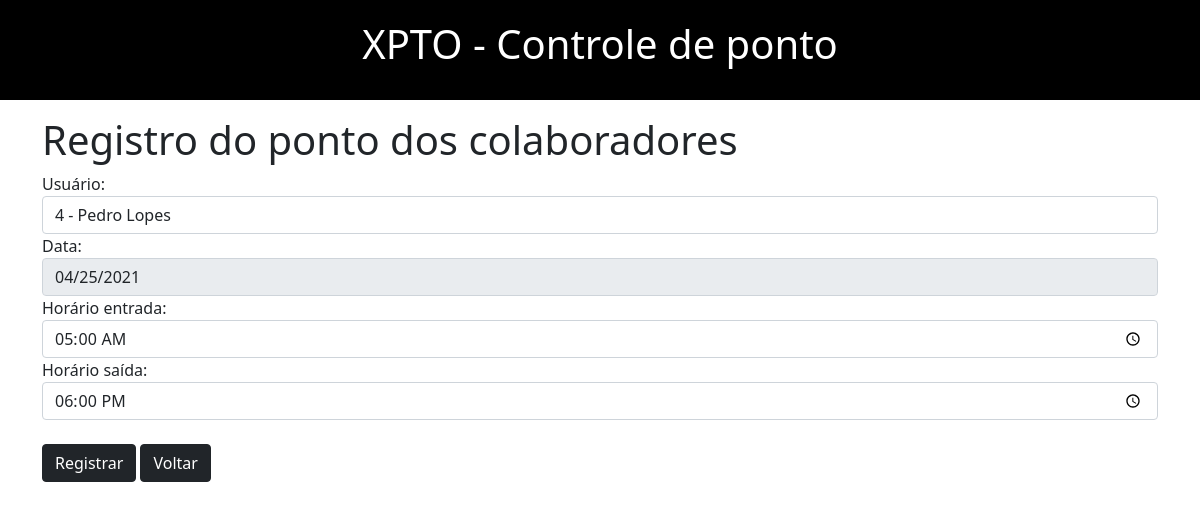
The page /editar.php?id=4 on the database its author committed.
### tables this page shows
CREATE TABLE `colaboradores` (
  `id` int(11) NOT NULL,
  `id_usuario` int(11) NOT NULL,
  `data` date NOT NULL,
  `horario_entrada` time NOT NULL,
  `horario_saida` time NOT NULL
);

### classes/Colaborador.php (called while the page is built, shortened)
<?php
require "Usuario.php";
class Colaborador {
    public function getPontoId($id){
        global $pdo;
        $sql = $pdo->prepare("SELECT a.*, b.nome FROM colaboradores a, usuarios b WHERE a.id_usuario = b.id AND a.id = :id");
        $sql->bindValue(":id", $id);
		$sql->execute();
		if($sql->rowCount() > 0) {
			$dados = $sql->fetchAll();
		}
		return $dados;
    }
}
?>

### editar.php (the view, shortened to what this page needs)
<?php
require 'pages/header.php';
require 'classes/Colaborador.php';
$colaborador = new Colaborador();
if(isset($_GET['id']) && !empty($_GET['id'])){
    $dados = $colaborador->getPontoId($_GET['id']);
}
?>
<div class="container mt-3">
    <h1>Registro do ponto dos colaboradores</h1>
    <form method="POST" enctype="multipart/form-data" id="form-editar-ponto">
        <div class="form-group">
            <label for="nome">Usuário:</label>
            <select name="nome" id="nome" class="form-control">
                <?php if(isset($dados)): ?>
                    <option id="id-ponto" value="<?php echo $dados[0]['id']; ?>"><?php echo $dados[0]['id'].' - '. utf8_encode($dados[0]['nome']); ?></option>
                <?php endif; ?>
            </select>
        </div>
        <div class="form-group">
            <label for="titulo">Data:</label>
            <input type="date" readonly value="<?= $dados[0]["data"]; ?>" name="data" id="data" class="form-control" />
        </div>
        <div class="form-group">
            <label for="titulo">Horário entrada:</label>
            <input type="time" value="<?= $dados[0]["horario_entrada"]; ?>" name="horario_entrada" id="horario_entrada" class="form-control" />
        </div>
        <div class="form-group">
            <label for="valor">Horário saída:</label>
            <input type="time" value="<?= $dados[0]["horario_saida"]; ?>" name="horario_saida" id="horario_saida" class="form-control" />
        </div>
        <br>
        <input type="submit" value="Registrar" class="btn btn-dark" />
        <a href="relatorio-ponto.php" class="btn btn-dark">Voltar</a>
    </form>
</div>
<?php require 'pages/footer.php'; ?>

### rows shown on the page
colaboradores: nome "4 - Pedro Lopes", data "04/25/2021", horario_entrada "05:00:00", horario_saida "18:00:00"
